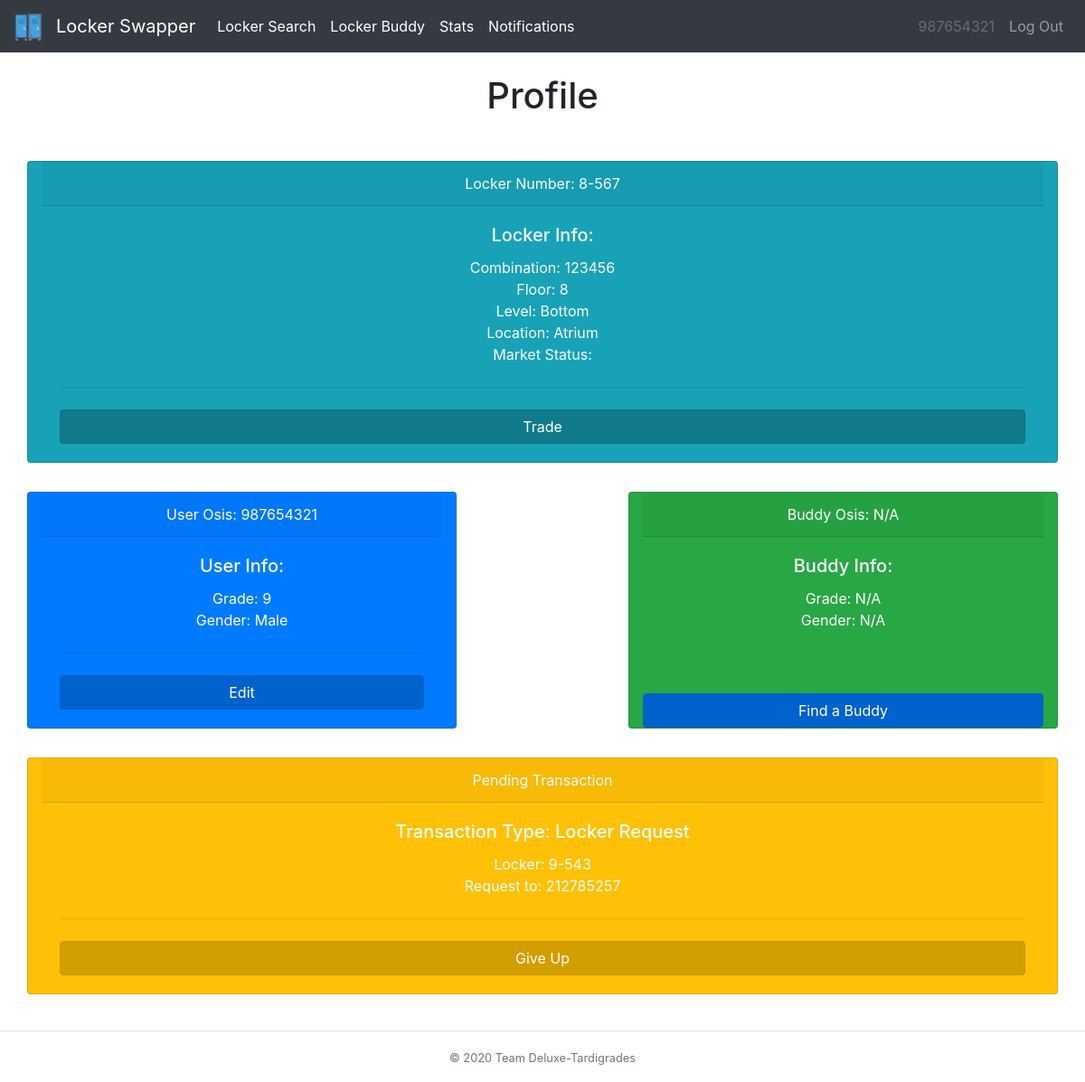
Before: /home (signed in) with the older database file.
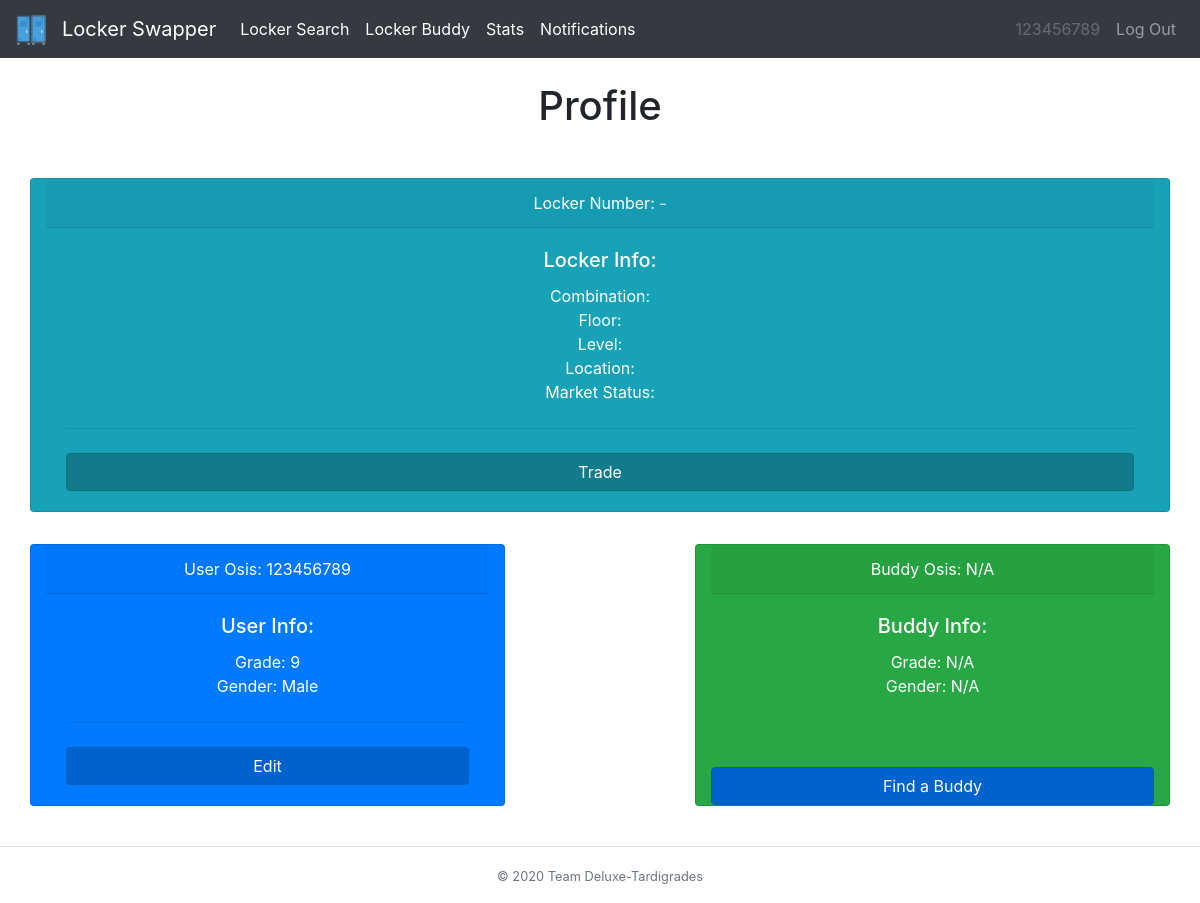
After: the same page with the newer database file.
### tables this page shows
CREATE TABLE locker_tbl (locker INT, owner TEXT, combo TEXT, floor INT, level INT, location TEXT, status TEXT);

CREATE TABLE user_tbl (osis INT, password TEXT, locker INT, grade INT, buddy INT, survey TEXT, gender TEXT);

CREATE TABLE transaction_tbl (locker INT, recipient INT, sender INT, status INT, request TEXT, floor INT);

### __init__.py (the view)
@app.route("/home")
@login_required
def profile():
    userInfo = db_manager.getUserInfo(session['osis'])
    buddy = ["N/A","N/A","N/A","N/A","N/A","N/A","N/A","N/A"]
    if userInfo[4] != "":
        buddy = db_manager.getUserInfo(userInfo[4])
    locker = db_manager.getLockerInfo(userInfo[2], session['osis'])
    transactions=db_manager.getTransactionInfo(session['osis'])
    changed=db_manager.ifDissolve(session["osis"])
    return render_template("home.html", heading="Profile", userInfo=userInfo, buddy=buddy, locker=locker, transactions=transactions , user=session['osis'], changed=changed)

### __init__.py (called while the page is built)
def login_required(f):
    @wraps(f)
    def dec(*args, **kwargs):
        if 'osis' in session:
            return f(*args, **kwargs)
        flash('You must be logged in to view this page!', 'danger')
        return redirect('/')
    return dec

### db_builder.py (called while the page is built)
def execmany(cmd, inputs):
    db = sqlite3.connect(DB_FILE)
    c = db.cursor()
    output = c.execute(cmd, inputs)
    db.commit()
    return output

### db_manager.py (called while the page is built)
def getUserInfo(osis):
    q = "SELECT * from user_tbl WHERE osis=?"
    inputs = (osis,)
    data = execmany(q, inputs).fetchone()
    info = [data[0],data[1],data[2],data[3],data[4],data[5],data[6]]
    return info

def getLockerInfo(locker,osis):
    q = "SELECT * from locker_tbl WHERE locker=? AND owner = ?"
    inputs = (locker,osis)
    data = execmany(q, inputs).fetchone()
    info=[]
    print(data)
    for value in data:
        info.append(value)
    return info

def getTransactionInfo(osis):
    q = "SELECT * from transaction_tbl WHERE sender=?"
    inputs = (osis,)
    data = execmany(q, inputs).fetchall()
    info = []
    if(data is None):
        return info
    for value in data:
        if len(value)>0 and value[3] == 1:
            info.append([value[0],value[1],value[2],value[3],value[4],value[5]])
    return info

def ifDissolve(user):
    q = "SELECT * FROM transaction_tbl WHERE (recipient=? OR sender=?) AND status = ? AND request = ?"
    inputs=(user,user,1,"D")
    data=execmany(q,inputs).fetchall()
    if data is not None:
        return True
    return False

### templates/home.html (shortened to what this page needs)
{% extends "base.html" %}
{% block body %}
<div class="row">
  <div class="col-sm-12 col-md-12 col-lg-12 mx-auto">
    <div class="row">
      <div class="card text-white text-center bg-info my-3 col-md-12">
        <div class="card-header">Locker Number: {{locker[3]}}-{{locker[0]}}</div>
        <div class="card-body">
          <h5 class="card-title">Locker Info:</h5>
          <p class="card-text">Combination: {{locker[2]}} <br> Floor: {{locker[3]}} <br> Level: {{locker[4]}} <br> Location: {{locker[5]}} <br> Market Status: {{locker[6]}}</p>
          <hr class="my-4">
          <form action="/market" method="post">
            <button type="submit" class="btn btn-info btn-block active">Trade</button>
          </form>
        </div>
      </div>
    </div>
    <div class="row">
      <div class="card text-white text-center bg-primary my-3 col-md-5">
        <div class="card-header">User Osis: {{userInfo[0]}}</div>
        <div class="card-body">
          <h5 class="card-title">User Info:</h5>
          <p class="card-text">Grade: {{userInfo[3]}} <br> Gender: {{userInfo[6]}}</p>
          <hr class="my-4">
          <form action="/editprof">
            <button type="submit" class="btn btn-primary btn-block active">Edit</button>
          </form>
        </div>
      </div>
      <div class="col-md-2">
      </div>
      <div class="card text-white text-center bg-success my-3 col-md-5">
        <div class="card-header">Buddy Osis: {{buddy[0]}}</div>
        <div class="card-body">
          <h5 class="card-title">Buddy Info:</h5>
          <p class="card-text">Grade: {{buddy[3]}} <br> Gender: {{buddy[6]}}</p>
        </div>
         {% if buddy[0] == "N/A" %}
         <form action="/survey">
           <button type="submit" class="btn btn-primary btn-block active">Find a Buddy</button>
         </form>
        {% endif %}
        </div>
      </div>
    {% for item in transactions%}
    <form action="/giveup" method="post">
    <div class="row">
    <div class="card text-white text-center bg-warning my-3 col-md-12">
      <div class="card-header">Pending Transaction</div>
      <div class="card-body">
        <h5 class="card-title">Transaction Type: {% if item[4]=="B" %} Buddy Request {% endif %} {% if item[4]=="L" %} Locker Request {% endif %} {% if item[4]=="D" %} Change Buddy Request {% endif %}</h5>
        <p class="card-text">{% if item[1] == '' %} ON MARKET <br>{% endif %}Locker: {{item[5]}}-{{item[0]}}<br>Request to: {{item[1]}} <br> </p>
        <hr class="my-4">
        <button type="submit" class="text-white btn btn-warning btn-block active" name="return" value="home">Give Up</button>
          </div>
      </div>
    </div>
    </form>
    {% endfor %}
  </div>
</div>
{% endblock %}

### templates/base.html (shortened to what this page needs)
{% from "macros/render_flashes.html" import render_flashes %}
<!DOCTYPE html>
<html>
    <head>
        <link rel="stylesheet" href="https://stackpath.bootstrapcdn.com/bootstrap/4.3.1/css/bootstrap.min.css">
    </head>
    <body>
      <nav class="navbar navbar-expand-lg navbar-dark bg-dark">
      <a class="navbar-brand" href="/home">
        <img src="/../static/lockericon.png" alt="" width="30" height="30">
      </a>
      <a class="navbar-brand" href="/home">Locker Swapper</a>
      <div class="collapse navbar-collapse" id="navbarSupportedContent">
        <ul class="navbar-nav mr-auto">
          <li class="nav-item active">
            <a class="nav-link" href="/locker">Locker Search</a>
          </li>
          <li class="nav-item active">
            <a class="nav-link" href="/survey">Locker Buddy</a>
          </li>
          <li class="nav-item active">
            <a class="nav-link" href="/stats">Stats</a>
          </li>
          <li class="nav-item active">
            <a class="nav-link" href="/notifs">Notifications</a>
          </li>
        </ul>
        <ul class="navbar-nav navbar-right">
            <li class="nav-item">
                <a class="nav-link disabled">{{user}}</a>
            </li>
            <li class="nav-item">
                <a class="nav-link" href="/logout">Log Out</a>
            </li>
        </ul>
      </div>
    </nav>
    <div class="container">
      {{ render_flashes() }}
      <h1 class="text-center">{{heading}}</h1>
      <br>
      {% block body %}
      {% endblock %}
    </div>
    <br>
    <footer class="footer-copyright text-center py-3 border-top">
        <small class="text-muted">© 2020 Team Deluxe-Tardigrades</small>
    </footer>
  </body>
</html>

### templates/macros/render_flashes.html (shortened to what this page needs)
{% macro render_flashes() %}
    <br>
{% endmacro %}

Changed rows visible on the page:
no longer on this page (row edited): locker_tbl: floor "8", locker "567", combo "123456", level "Bottom", location "Atrium"
removed transaction_tbl: request "Locker Request", floor "9", locker "543", recipient "212785257"
changed user_tbl "Male": osis "987654321" → "123456789"
Other visible differences:
{{ user }}: "987654321" → "123456789"
